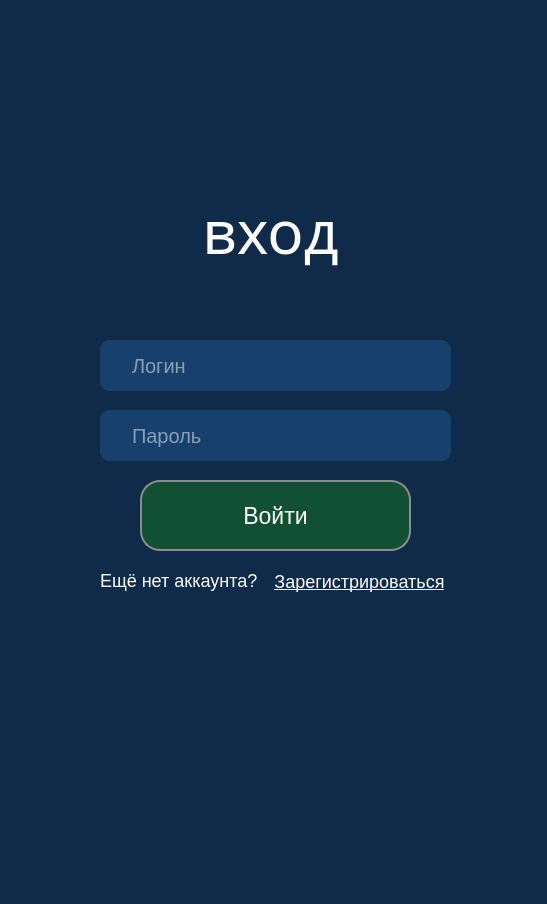
<?xml version="1.0" encoding="UTF-8"?>
<ui version="4.0">
 <class>Form</class>
 <widget class="QWidget" name="Form">
  <property name="geometry">
   <rect>
    <x>0</x>
    <y>0</y>
    <width>547</width>
    <height>904</height>
   </rect>
  </property>
  <property name="windowTitle">
   <string>Вход</string>
  </property>
  <property name="styleSheet">
   <string notr="true">background: #0f2b49;</string>
  </property>
  <widget class="QStackedWidget" name="stackedWidget">
   <property name="geometry">
    <rect>
     <x>0</x>
     <y>0</y>
     <width>551</width>
     <height>911</height>
    </rect>
   </property>
   <property name="currentIndex">
    <number>1</number>
   </property>
   <widget class="QWidget" name="SignUp">
    <widget class="QPushButton" name="registerbtn">
     <property name="geometry">
      <rect>
       <x>140</x>
       <y>620</y>
       <width>271</width>
       <height>71</height>
      </rect>
     </property>
     <property name="styleSheet">
      <string notr="true">background: #115033; color: #fdfdfd; font-size: 23px; padding: 10px 20px; border-radius: 20px; border: 2px solid rgb(140, 140, 140);</string>
     </property>
     <property name="text">
      <string>Зарегистрироваться</string>
     </property>
    </widget>
    <widget class="QLabel" name="errorLabel">
     <property name="geometry">
      <rect>
       <x>100</x>
       <y>300</y>
       <width>351</width>
       <height>21</height>
      </rect>
     </property>
     <property name="styleSheet">
      <string notr="true">color: #ac2323; font-size: 17px;</string>
     </property>
     <property name="text">
      <string/>
     </property>
     <property name="alignment">
      <set>Qt::AlignCenter</set>
     </property>
     <property name="wordWrap">
      <bool>false</bool>
     </property>
    </widget>
    <widget class="QLabel" name="label">
     <property name="geometry">
      <rect>
       <x>160</x>
       <y>710</y>
       <width>151</width>
       <height>21</height>
      </rect>
     </property>
     <property name="styleSheet">
      <string notr="true">color: #fdfdfd; font-size: 18px;</string>
     </property>
     <property name="text">
      <string>Уже есть аккаунт?</string>
     </property>
    </widget>
    <widget class="QPushButton" name="toLoginBtn">
     <property name="geometry">
      <rect>
       <x>330</x>
       <y>710</y>
       <width>75</width>
       <height>23</height>
      </rect>
     </property>
     <property name="styleSheet">
      <string notr="true">border: none; color: #fdfdfd; font-size: 18px; text-decoration: underline;</string>
     </property>
     <property name="inputMethodHints">
      <set>Qt::ImhNone</set>
     </property>
     <property name="text">
      <string>Войти</string>
     </property>
     <property name="checkable">
      <bool>false</bool>
     </property>
    </widget>
    <widget class="QLabel" name="rLabel">
     <property name="geometry">
      <rect>
       <x>0</x>
       <y>180</y>
       <width>541</width>
       <height>101</height>
      </rect>
     </property>
     <property name="font">
      <font>
       <family>Arciform Sans cyr-lat</family>
       <pointsize>-1</pointsize>
      </font>
     </property>
     <property name="styleSheet">
      <string notr="true">color: #fdfdfd; font-size: 60px; text-transform: uppercase;</string>
     </property>
     <property name="text">
      <string>Регистрация</string>
     </property>
     <property name="alignment">
      <set>Qt::AlignCenter</set>
     </property>
    </widget>
    <widget class="QLineEdit" name="password">
     <property name="geometry">
      <rect>
       <x>100</x>
       <y>480</y>
       <width>351</width>
       <height>51</height>
      </rect>
     </property>
     <property name="styleSheet">
      <string notr="true">background: #17406d; border-radius: 10px; padding: 10px 30px; font-size: 20px; color: #fdfdfd</string>
     </property>
     <property name="text">
      <string/>
     </property>
     <property name="echoMode">
      <enum>QLineEdit::Password</enum>
     </property>
     <property name="placeholderText">
      <string>Пароль</string>
     </property>
    </widget>
    <widget class="QLineEdit" name="email">
     <property name="geometry">
      <rect>
       <x>100</x>
       <y>340</y>
       <width>351</width>
       <height>51</height>
      </rect>
     </property>
     <property name="styleSheet">
      <string notr="true">background: #17406d; border-radius: 10px; padding: 10px 30px; font-size: 20px; color: #fdfdfd</string>
     </property>
     <property name="text">
      <string/>
     </property>
     <property name="placeholderText">
      <string>E-mail</string>
     </property>
    </widget>
    <widget class="QLineEdit" name="password2">
     <property name="geometry">
      <rect>
       <x>100</x>
       <y>550</y>
       <width>351</width>
       <height>51</height>
      </rect>
     </property>
     <property name="styleSheet">
      <string notr="true">background: #17406d; border-radius: 10px; padding: 10px 30px; font-size: 20px; color: #fdfdfd</string>
     </property>
     <property name="inputMethodHints">
      <set>Qt::ImhHiddenText|Qt::ImhNoAutoUppercase|Qt::ImhNoPredictiveText|Qt::ImhSensitiveData</set>
     </property>
     <property name="text">
      <string/>
     </property>
     <property name="echoMode">
      <enum>QLineEdit::Password</enum>
     </property>
     <property name="placeholderText">
      <string>Повтор пароля</string>
     </property>
    </widget>
    <widget class="QLineEdit" name="login">
     <property name="geometry">
      <rect>
       <x>100</x>
       <y>410</y>
       <width>351</width>
       <height>51</height>
      </rect>
     </property>
     <property name="styleSheet">
      <string notr="true">background: #17406d; border-radius: 10px; padding: 10px 30px; font-size: 20px; color: #fdfdfd</string>
     </property>
     <property name="text">
      <string/>
     </property>
     <property name="placeholderText">
      <string>Логин</string>
     </property>
    </widget>
   </widget>
   <widget class="QWidget" name="SignIn">
    <widget class="QPushButton" name="loginbtn">
     <property name="geometry">
      <rect>
       <x>140</x>
       <y>480</y>
       <width>271</width>
       <height>71</height>
      </rect>
     </property>
     <property name="styleSheet">
      <string notr="true">background: #115033; color: #fdfdfd; font-size: 23px; padding: 10px 20px; border-radius: 20px; border: 2px solid rgb(140, 140, 140);</string>
     </property>
     <property name="text">
      <string>Войти</string>
     </property>
    </widget>
    <widget class="QLabel" name="lerrorLabel_2">
     <property name="geometry">
      <rect>
       <x>100</x>
       <y>300</y>
       <width>351</width>
       <height>21</height>
      </rect>
     </property>
     <property name="styleSheet">
      <string notr="true">color: #ac2323; font-size: 17px;</string>
     </property>
     <property name="text">
      <string/>
     </property>
     <property name="alignment">
      <set>Qt::AlignCenter</set>
     </property>
     <property name="wordWrap">
      <bool>false</bool>
     </property>
    </widget>
    <widget class="QLabel" name="label_2">
     <property name="geometry">
      <rect>
       <x>100</x>
       <y>570</y>
       <width>161</width>
       <height>21</height>
      </rect>
     </property>
     <property name="styleSheet">
      <string notr="true">color: #fdfdfd; font-size: 18px;</string>
     </property>
     <property name="text">
      <string>Ещё нет аккаунта?</string>
     </property>
    </widget>
    <widget class="QPushButton" name="toRegisterBtn">
     <property name="geometry">
      <rect>
       <x>274</x>
       <y>570</y>
       <width>171</width>
       <height>23</height>
      </rect>
     </property>
     <property name="styleSheet">
      <string notr="true">border: none; color: #fdfdfd; font-size: 18px; text-decoration: underline;</string>
     </property>
     <property name="inputMethodHints">
      <set>Qt::ImhNone</set>
     </property>
     <property name="text">
      <string>Зарегистрироваться</string>
     </property>
     <property name="checkable">
      <bool>false</bool>
     </property>
    </widget>
    <widget class="QLabel" name="lLabel">
     <property name="geometry">
      <rect>
       <x>0</x>
       <y>180</y>
       <width>541</width>
       <height>101</height>
      </rect>
     </property>
     <property name="font">
      <font>
       <family>Arciform Sans cyr-lat</family>
       <pointsize>-1</pointsize>
      </font>
     </property>
     <property name="styleSheet">
      <string notr="true">color: #fdfdfd; font-size: 60px; text-transform: uppercase;</string>
     </property>
     <property name="text">
      <string>вход</string>
     </property>
     <property name="alignment">
      <set>Qt::AlignCenter</set>
     </property>
    </widget>
    <widget class="QLineEdit" name="password_2">
     <property name="geometry">
      <rect>
       <x>100</x>
       <y>410</y>
       <width>351</width>
       <height>51</height>
      </rect>
     </property>
     <property name="styleSheet">
      <string notr="true">background: #17406d; border-radius: 10px; padding: 10px 30px; font-size: 20px; color: #fdfdfd</string>
     </property>
     <property name="text">
      <string/>
     </property>
     <property name="echoMode">
      <enum>QLineEdit::Password</enum>
     </property>
     <property name="placeholderText">
      <string>Пароль</string>
     </property>
    </widget>
    <widget class="QLineEdit" name="login_2">
     <property name="geometry">
      <rect>
       <x>100</x>
       <y>340</y>
       <width>351</width>
       <height>51</height>
      </rect>
     </property>
     <property name="styleSheet">
      <string notr="true">background: #17406d; border-radius: 10px; padding: 10px 30px; font-size: 20px; color: #fdfdfd</string>
     </property>
     <property name="text">
      <string/>
     </property>
     <property name="placeholderText">
      <string>Логин</string>
     </property>
    </widget>
   </widget>
  </widget>
 </widget>
 <resources/>
 <connections/>
</ui>
